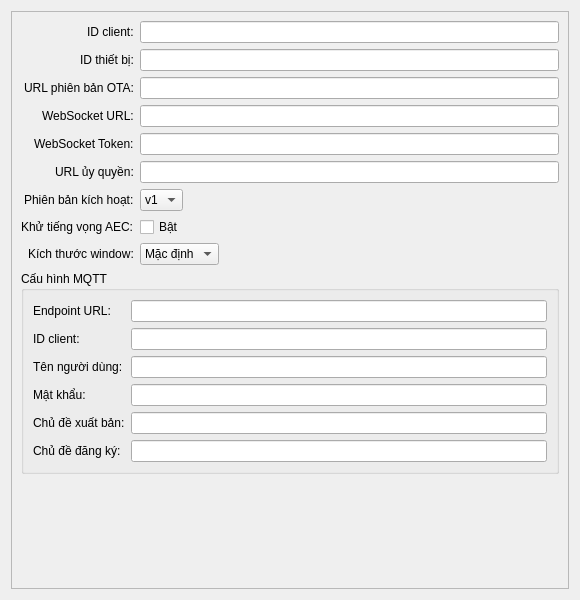
<?xml version="1.0" encoding="UTF-8"?>
<ui version="4.0">
 <class>SystemOptionsWidget</class>
 <widget class="QWidget" name="SystemOptionsWidget">
  <property name="geometry">
   <rect>
    <x>0</x>
    <y>0</y>
    <width>580</width>
    <height>600</height>
   </rect>
  </property>
  <property name="windowTitle">
   <string>Tùy chọn</string>
  </property>
  <layout class="QVBoxLayout" name="verticalLayout">
   <item>
    <widget class="QScrollArea" name="scrollArea">
     <property name="widgetResizable">
      <bool>true</bool>
     </property>
     <widget class="QWidget" name="scrollAreaWidgetContents">
      <property name="geometry">
       <rect>
        <x>0</x>
        <y>0</y>
        <width>578</width>
        <height>580</height>
       </rect>
      </property>
      <layout class="QFormLayout" name="formLayout">
       <property name="labelAlignment">
        <set>Qt::AlignRight|Qt::AlignVCenter</set>
       </property>
       <property name="fieldGrowthPolicy">
        <enum>QFormLayout::ExpandingFieldsGrow</enum>
       </property>
       <item row="0" column="0">
        <widget class="QLabel" name="label_client_id">
         <property name="text">
          <string>ID client:</string>
         </property>
        </widget>
       </item>
       <item row="0" column="1">
        <widget class="QLineEdit" name="client_id_edit"/>
       </item>
       <item row="1" column="0">
        <widget class="QLabel" name="label_device_id">
         <property name="text">
          <string>ID thiết bị:</string>
         </property>
        </widget>
       </item>
       <item row="1" column="1">
        <widget class="QLineEdit" name="device_id_edit"/>
       </item>
       <item row="2" column="0">
        <widget class="QLabel" name="label_ota_url">
         <property name="text">
          <string>URL phiên bản OTA:</string>
         </property>
        </widget>
       </item>
       <item row="2" column="1">
        <widget class="QLineEdit" name="ota_url_edit"/>
       </item>
       <item row="3" column="0">
        <widget class="QLabel" name="label_websocket_url">
         <property name="text">
          <string>WebSocket URL:</string>
         </property>
        </widget>
       </item>
       <item row="3" column="1">
        <widget class="QLineEdit" name="websocket_url_edit"/>
       </item>
       <item row="4" column="0">
        <widget class="QLabel" name="label_websocket_token">
         <property name="text">
          <string>WebSocket Token:</string>
         </property>
        </widget>
       </item>
       <item row="4" column="1">
        <widget class="QLineEdit" name="websocket_token_edit">
         <property name="echoMode">
          <enum>QLineEdit::Password</enum>
         </property>
        </widget>
       </item>
       <item row="5" column="0">
        <widget class="QLabel" name="label_authorization_url">
         <property name="text">
          <string>URL ủy quyền:</string>
         </property>
        </widget>
       </item>
       <item row="5" column="1">
        <widget class="QLineEdit" name="authorization_url_edit"/>
       </item>
       <item row="6" column="0">
        <widget class="QLabel" name="label_activation_version">
         <property name="text">
          <string>Phiên bản kích hoạt:</string>
         </property>
        </widget>
       </item>
       <item row="6" column="1">
        <widget class="QComboBox" name="activation_version_combo">
         <item>
          <property name="text">
           <string>v1</string>
          </property>
         </item>
         <item>
          <property name="text">
           <string>v2</string>
          </property>
         </item>
        </widget>
       </item>
       <item row="7" column="0">
        <widget class="QLabel" name="label_aec_enabled">
         <property name="text">
          <string>Khử tiếng vọng AEC:</string>
         </property>
        </widget>
       </item>
       <item row="7" column="1">
        <widget class="QCheckBox" name="aec_enabled_check">
         <property name="text">
          <string>Bật</string>
         </property>
        </widget>
       </item>
       <item row="8" column="0">
        <widget class="QLabel" name="label_window_size">
         <property name="text">
          <string>Kích thước window:</string>
         </property>
        </widget>
       </item>
       <item row="8" column="1">
        <widget class="QComboBox" name="window_size_combo">
         <item>
          <property name="text">
           <string>Mặc định</string>
          </property>
         </item>
         <item>
          <property name="text">
           <string>75%</string>
          </property>
         </item>
         <item>
          <property name="text">
           <string>100%</string>
          </property>
         </item>
        </widget>
       </item>
       <item row="9" column="0" colspan="2">
        <widget class="QGroupBox" name="mqtt_group">
         <property name="title">
          <string>Cấu hình MQTT</string>
         </property>
         <layout class="QFormLayout" name="mqtt_form">
          <item row="0" column="0">
           <widget class="QLabel" name="label_mqtt_endpoint">
            <property name="text">
             <string>Endpoint URL:</string>
            </property>
           </widget>
          </item>
          <item row="0" column="1">
           <widget class="QLineEdit" name="mqtt_endpoint_edit"/>
          </item>
          <item row="1" column="0">
           <widget class="QLabel" name="label_mqtt_client_id">
            <property name="text">
             <string>ID client:</string>
            </property>
           </widget>
          </item>
          <item row="1" column="1">
           <widget class="QLineEdit" name="mqtt_client_id_edit"/>
          </item>
          <item row="2" column="0">
           <widget class="QLabel" name="label_mqtt_username">
            <property name="text">
             <string>Tên người dùng:</string>
            </property>
           </widget>
          </item>
          <item row="2" column="1">
           <widget class="QLineEdit" name="mqtt_username_edit"/>
          </item>
          <item row="3" column="0">
           <widget class="QLabel" name="label_mqtt_password">
            <property name="text">
             <string>Mật khẩu:</string>
            </property>
           </widget>
          </item>
          <item row="3" column="1">
           <widget class="QLineEdit" name="mqtt_password_edit">
            <property name="echoMode">
             <enum>QLineEdit::Password</enum>
            </property>
           </widget>
          </item>
          <item row="4" column="0">
           <widget class="QLabel" name="label_mqtt_publish_topic">
            <property name="text">
             <string>Chủ đề xuất bản:</string>
            </property>
           </widget>
          </item>
          <item row="4" column="1">
           <widget class="QLineEdit" name="mqtt_publish_topic_edit"/>
          </item>
          <item row="5" column="0">
           <widget class="QLabel" name="label_mqtt_subscribe_topic">
            <property name="text">
             <string>Chủ đề đăng ký:</string>
            </property>
           </widget>
          </item>
          <item row="5" column="1">
           <widget class="QLineEdit" name="mqtt_subscribe_topic_edit"/>
          </item>
         </layout>
        </widget>
       </item>
      </layout>
     </widget>
    </widget>
   </item>
  </layout>
 </widget>
 <resources/>
 <connections/>
</ui>
